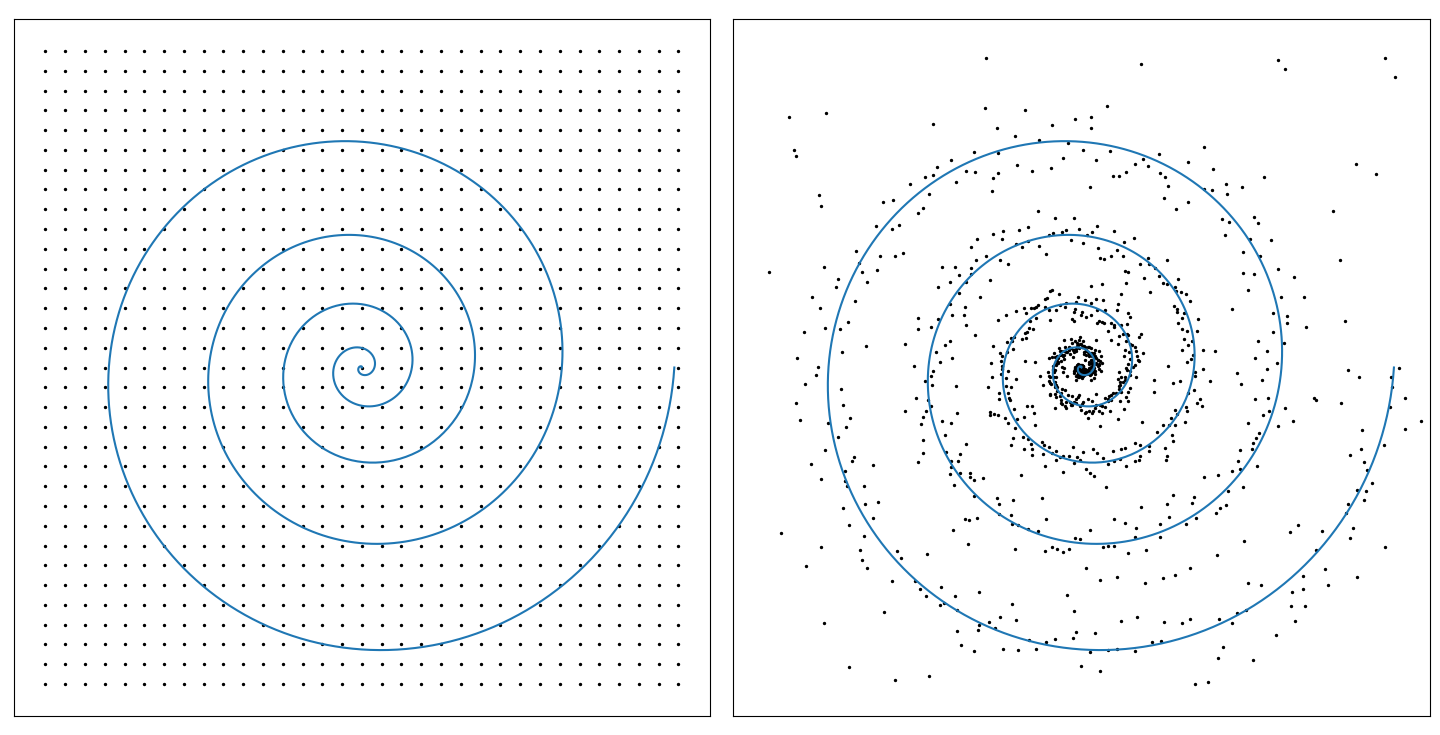

The script that drew this image:
import numpy as np
import matplotlib.pyplot as plt


fig, ax = plt.subplots(1, 2)
theta = np.radians(np.linspace(0,360*5,1000))
var = np.random.normal(scale = 1, size = 1000)
test =-1000 + 2000*np.random.random((89,89))
print(test)
theta1 = theta + var
r0 = theta**2
x_0 = r0*np.cos(theta)
y_0 = r0*np.sin(theta)

r1 = theta1**2
x_1 = r1*np.cos(theta)
y_1 = r1*np.sin(theta)

#plt.figure()
# MCMC
ax[1].plot(x_0,y_0, linewidth =3)
ax[1].scatter(x_1,y_1,s=6, color='k')
ax[1].scatter(test[0],test[1],s=6, color='k')
ax[1].set_xlim(-1100,1100)
ax[1].set_ylim(-1100,1100)
ax[1].set_yticks([])
ax[1].set_xticks([])
ax[1].set_aspect(1.0)

# Grid
x, y = np.meshgrid(np.linspace(-1000,1000, 33), np.linspace(-1000, 1000, 33))
ax[0].scatter(x,y,s=6, color='k')
ax[0].plot(x_0,y_0,linewidth =3)
ax[0].set_xlim(-1100,1100)
ax[0].set_ylim(-1100,1100)
ax[0].set_yticks([])
ax[0].set_xticks([])
ax[0].set_aspect(1.0)
plt.show()
